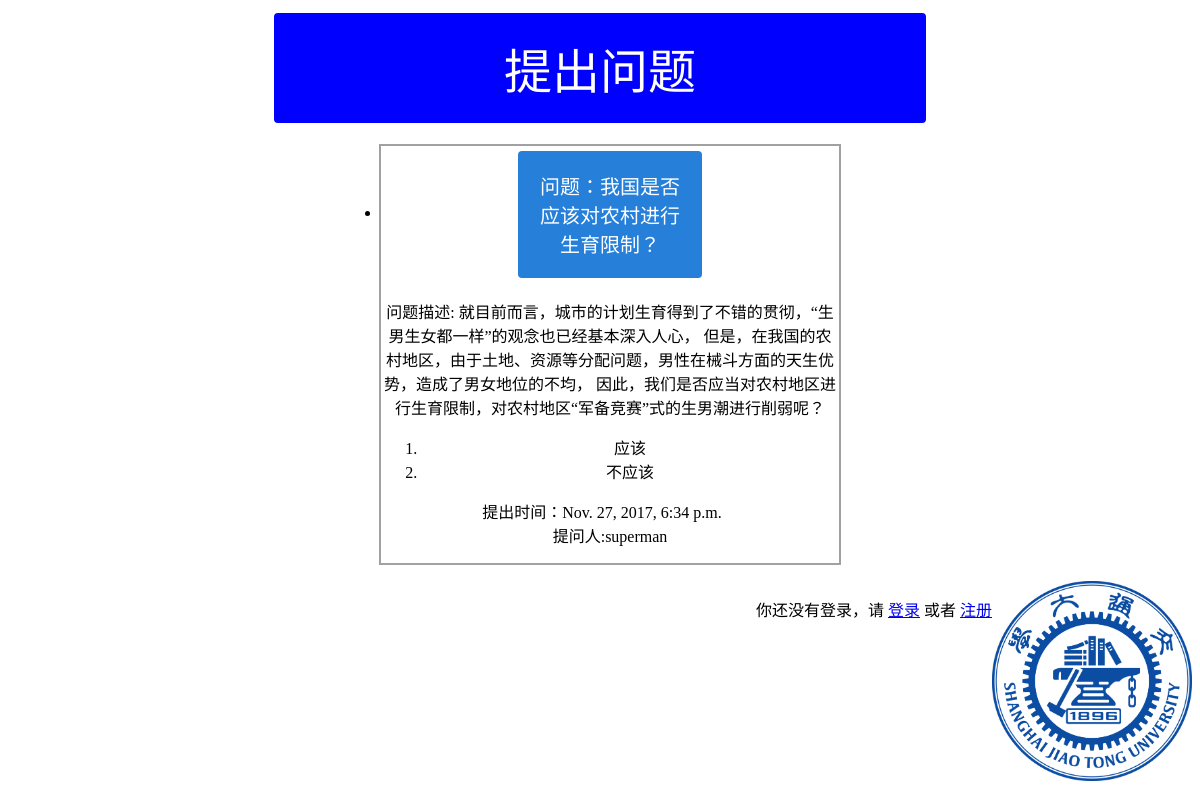
/polls/, run on an earlier commit of the app's database.
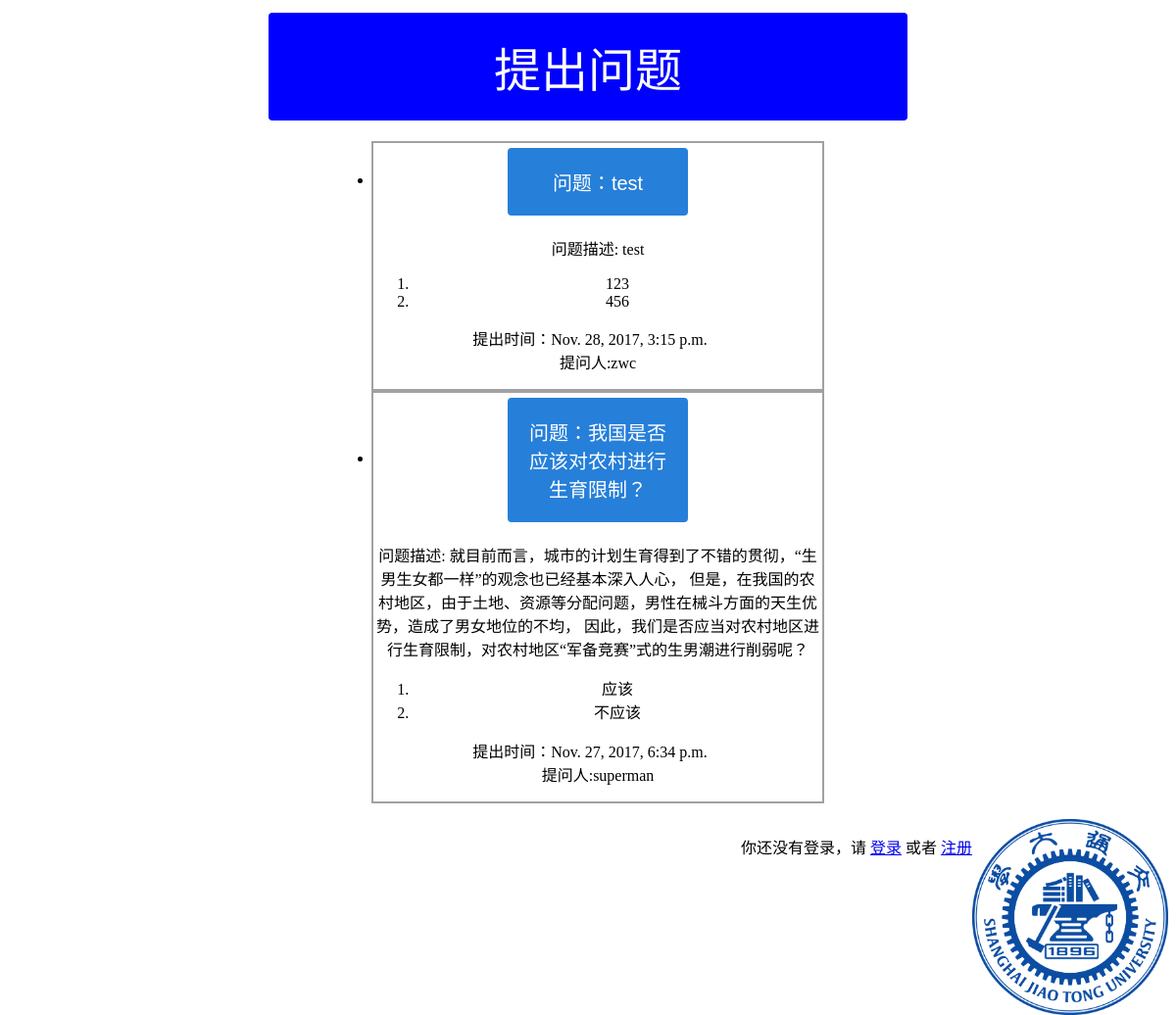
And on a later commit of the database.
### polls/models.py (models this page shows, shortened)
@python_2_unicode_compatible  # only if you need to support Python 2
class Question(models.Model):
    question_text = models.CharField(max_length=50)
    question_detail=models.CharField(max_length=500)
    pub_date = models.DateTimeField(default = timezone.now)
    questioner_name = models.CharField(max_length=50)
    question_appreciation=models.IntegerField(default=0)
    def was_published_recently(self):
        now = timezone.now()
        return now - datetime.timedelta(days=1) <= self.pub_date <= now
    was_published_recently.admin_order_field = 'pub_date'
    was_published_recently.boolean = True
    was_published_recently.short_description = 'Published recently?'

@python_2_unicode_compatible  # only if you need to support Python 2
class Choice(models.Model):
    question = models.ForeignKey(Question, on_delete=models.CASCADE)
    choice_text = models.CharField(max_length=200)
    votes = models.IntegerField(default=0)
    def __str__(self):
        return self.choice_text

### polls/views.py (the view)
def index(request):
    latest_question_list = Question.objects.order_by('-pub_date')[:5]
    context = {'latest_question_list': latest_question_list}
    return render(request, 'polls/index.html', context)

### templates/polls/index.html (shortened to what this page needs)
<!DOCTYPE>
{% load static %}
<html>
<head>
<link rel="stylesheet" type="text/css" href="/static/style.css" />
</head>
<body>
{% if latest_question_list %}
	<a href={% url 'polls:raiseQuestion' %}>
	<button class="button" style="vertical-align:middle" id="but1"><span>提出问题</span></button>
    <ul>
    {% for question in latest_question_list %}
        <div class="que">
		<li><a href="{% url 'polls:detail' question.id %}">
        	<button style="vertical-align:middle" class="but2">
			<span>
		     问题：{{ question.question_text}}
		    </span></button>
			</a>
		</li>
        	<p>问题描述: {{question.question_detail}}</p>
        	<ol>
        	{% for choice in question.choice_set.all %}
				<li>{{choice}}
                </li>
        	{% endfor %}
            </ol>
            <p>提出时间：{{question.pub_date}} &nbsp;&nbsp;&nbsp;
		 <br>
		 提问人:{{question.questioner_name}}</p>
		</div>
    {% endfor %}
    </ul>
{% else %}
    <p>No polls are available.</p>
{% endif %}
</body>
<img src="/static/sjtu.png" alt="SJTU" width="200" height="200" style="float:right;">
<div style="float:right;position:relative;right:00px;">
{% if user.is_authenticated %}
    <p>你已登录，欢迎你：<a href="#">{{ user.username }}</a>
    <a href="{% url 'logout' %}?next={{ request.path }}">
	<br>
	注销登录</a>
    </p>
	{% else %}
    <p>你还没有登录，请
    <a href="{% url 'login' %}?next={{ request.path }}">登录</a>
    或者
    <a href="{% url 'users:register' %}?next={{ request.path }}">注册</a>
    </p>
{% endif %}
</div>
</html>

What changed in the data, as far as the page shows it:
added Question: question_text "test", question_detail "test", pub_date "Nov. 28, 2017, 3:15 p.m.", questioner_name "zwc"
added Choice: choice_text "123", shown under "test"
added Choice: choice_text "456", shown under "test"
